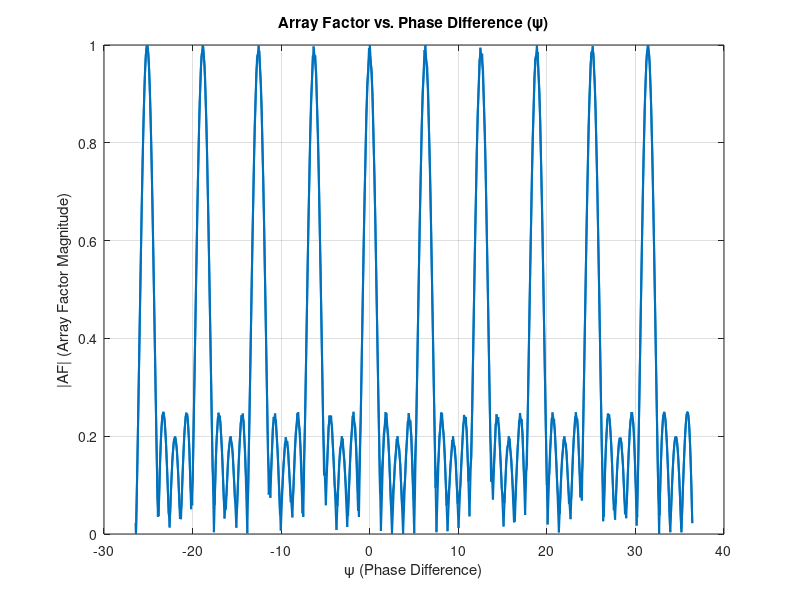

The MATLAB source for this figure: (Note: this script raises an error after producing the figure.)
% Uniform Linear Array (ULA) Radiation Pattern Simulation
% Author: Ahmed Osama
% Date: 30 / 11 / 2024
% Description:
% This script calculates and visualizes the array factor (AF) of a uniform 
% linear array (ULA) antenna. The user specifies the element spacing as a 
% fraction of the wavelength, the number of elements in the array, and the 
% progressive phase shift. The script generates:
% 1. A plot of the array factor vs. the phase difference (psi).
% 2. A polar plot of the radiation pattern in the azimuthal plane.
% 3. A 3D surface plot of the array factor in Cartesian coordinates.

% Clear command window, and all variables
clc; clear all;

% Prompt user for input parameters
element_spacing_ratio = input('Enter the element spacing as a fraction of the wavelength (e.g., 0.5 for half-wavelength): ');
num_elements = input('Enter the number of elements in the array: '); 
progressive_phase_shift = input('Enter the progressive phase shift (in radians): '); 

% Define angular ranges for azimuth (gamma) and polar (phi) angles
gamma_angles = 0 : 0.01 : 2*pi; % Azimuth angle range from 0 to 2*pi
phi_angles = 0 : 0.01 : 2*pi;   % Polar angle range from 0 to 2*pi

% Calculate the phase difference (psi) across array elements
psi = progressive_phase_shift + (2 * pi) * element_spacing_ratio * cos(gamma_angles);

% Compute the array factor (AF) using the uniform linear array formula
% `AF` represents the normalized amplitude of the radiation pattern
AF = abs((sin(num_elements * psi ./ 2)) ./ (num_elements * sin(psi ./ 2)));

% Handle singularities where sin(psi/2) = 0 (set to max value to avoid NaN/Inf)
AF(isnan(AF) | isinf(AF)) = 1; 

% Plot the Array Factor (AF) as a function of psi
figure;
plot(psi, AF, 'LineWidth', 1.5); % Line plot with enhanced visibility
grid on; % Add grid for better readability
xlabel('\psi (Phase Difference)'); % X-axis label
ylabel('|AF| (Array Factor Magnitude)'); % Y-axis label
title('Array Factor vs. Phase Difference (\psi)'); % Plot title

% Plot the radiation pattern in the azimuthal plane (polar plot)
figure;
ax = polaraxes; % Create polar plot axes
polarplot(gamma_angles, AF, 'LineWidth', 1.5); % Polar plot of the array factor
ax.ThetaZeroLocation = 'bottom'; % Set theta=0 to be at the bottom
title('Radiation Pattern in Azimuthal Plane (ULA)'); % Plot title

% Create a meshgrid for 3D radiation pattern calculations
[gamma_grid, phi_grid] = meshgrid(gamma_angles, phi_angles); % Create angle grids

% Compute 3D Cartesian coordinates for the radiation pattern
x_coords = AF .* sin(gamma_grid) .* cos(phi_grid); % X-coordinate
y_coords = AF .* sin(gamma_grid) .* sin(phi_grid); % Y-coordinate
z_coords = AF .* cos(gamma_grid);                 % Z-coordinate

% Plot the 3D radiation pattern as a surface
figure;
surf(x_coords, y_coords, z_coords); % 3D surface plot
shading flat; % Use flat shading for better visualization
xlabel('X'); ylabel('Y'); zlabel('Z'); % Add axis labels
title('3D Radiation Pattern of the ULA'); % Plot title
axis equal; % Set equal scaling for all axes